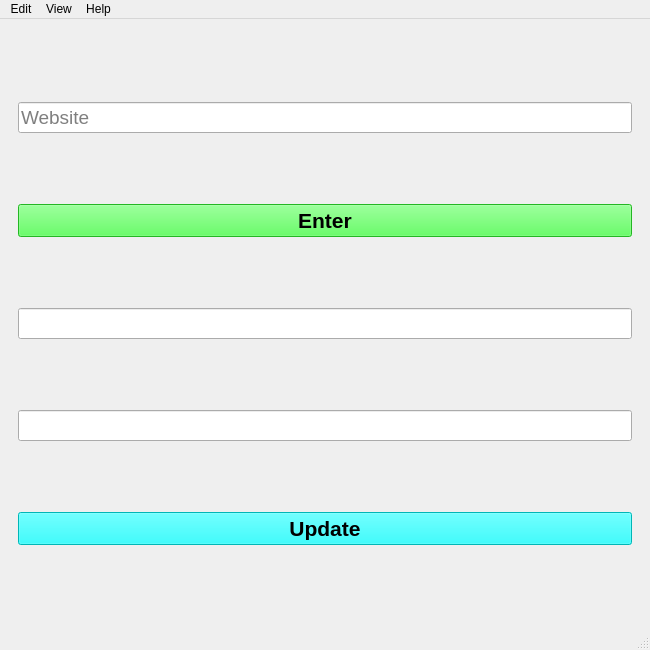
<?xml version="1.0" encoding="UTF-8"?>
<ui version="4.0">
 <class>MainWindow</class>
 <widget class="QMainWindow" name="MainWindow">
  <property name="geometry">
   <rect>
    <x>0</x>
    <y>0</y>
    <width>650</width>
    <height>650</height>
   </rect>
  </property>
  <property name="windowTitle">
   <string>Cam Manager 2.0</string>
  </property>
  <property name="windowIcon">
   <iconset resource="resources.qrc">
    <normaloff>:/logo/lock.ico</normaloff>:/logo/lock.ico</iconset>
  </property>
  <widget class="QWidget" name="centralwidget">
   <layout class="QGridLayout" name="gridLayout_2">
    <item row="0" column="0">
     <widget class="QStackedWidget" name="stackedWidget">
      <property name="focusPolicy">
       <enum>Qt::TabFocus</enum>
      </property>
      <property name="currentIndex">
       <number>1</number>
      </property>
      <widget class="QWidget" name="websitePg">
       <layout class="QVBoxLayout" name="verticalLayout">
        <item>
         <widget class="QLineEdit" name="webEnter">
          <property name="font">
           <font>
            <pointsize>14</pointsize>
           </font>
          </property>
          <property name="focusPolicy">
           <enum>Qt::StrongFocus</enum>
          </property>
          <property name="text">
           <string/>
          </property>
          <property name="placeholderText">
           <string>Website</string>
          </property>
         </widget>
        </item>
        <item>
         <widget class="QLineEdit" name="userEnter">
          <property name="font">
           <font>
            <pointsize>14</pointsize>
           </font>
          </property>
          <property name="focusPolicy">
           <enum>Qt::StrongFocus</enum>
          </property>
          <property name="autoFillBackground">
           <bool>false</bool>
          </property>
          <property name="placeholderText">
           <string>Username</string>
          </property>
         </widget>
        </item>
        <item>
         <widget class="QLineEdit" name="passEnter">
          <property name="font">
           <font>
            <pointsize>14</pointsize>
           </font>
          </property>
          <property name="focusPolicy">
           <enum>Qt::StrongFocus</enum>
          </property>
          <property name="placeholderText">
           <string>Password</string>
          </property>
         </widget>
        </item>
        <item>
         <widget class="QPushButton" name="enterButton">
          <property name="font">
           <font>
            <pointsize>16</pointsize>
            <weight>75</weight>
            <bold>true</bold>
           </font>
          </property>
          <property name="autoFillBackground">
           <bool>false</bool>
          </property>
          <property name="styleSheet">
           <string notr="true">QPushButton{
	background-color: rgb(51,255,51)
}</string>
          </property>
          <property name="text">
           <string>Enter</string>
          </property>
         </widget>
        </item>
       </layout>
      </widget>
      <widget class="QWidget" name="updatePg">
       <layout class="QGridLayout" name="gridLayout_4">
        <item row="0" column="0">
         <widget class="QLineEdit" name="updateEnter">
          <property name="font">
           <font>
            <pointsize>14</pointsize>
           </font>
          </property>
          <property name="placeholderText">
           <string>Website</string>
          </property>
         </widget>
        </item>
        <item row="1" column="0">
         <widget class="QPushButton" name="updateWebsiteSearchButton">
          <property name="font">
           <font>
            <pointsize>16</pointsize>
            <weight>75</weight>
            <bold>true</bold>
           </font>
          </property>
          <property name="styleSheet">
           <string notr="true">QPushButton{
	background-color: rgb(51,255,51)
}</string>
          </property>
          <property name="text">
           <string>Enter</string>
          </property>
          <property name="autoExclusive">
           <bool>false</bool>
          </property>
         </widget>
        </item>
        <item row="3" column="0">
         <widget class="QLineEdit" name="updatePassEnter">
          <property name="font">
           <font>
            <pointsize>14</pointsize>
           </font>
          </property>
         </widget>
        </item>
        <item row="2" column="0">
         <widget class="QLineEdit" name="updateUserEnter">
          <property name="font">
           <font>
            <pointsize>14</pointsize>
           </font>
          </property>
         </widget>
        </item>
        <item row="4" column="0">
         <widget class="QPushButton" name="submitUpdate">
          <property name="font">
           <font>
            <pointsize>16</pointsize>
            <weight>75</weight>
            <bold>true</bold>
           </font>
          </property>
          <property name="styleSheet">
           <string notr="true">QPushButton{
	background-color: rgb(0,255,255)
}</string>
          </property>
          <property name="text">
           <string>Update</string>
          </property>
         </widget>
        </item>
       </layout>
      </widget>
      <widget class="QWidget" name="deletePg">
       <layout class="QGridLayout" name="gridLayout_3">
        <item row="0" column="1">
         <widget class="QLineEdit" name="searchDeleteEnter">
          <property name="font">
           <font>
            <pointsize>14</pointsize>
           </font>
          </property>
          <property name="statusTip">
           <string>Enter website name</string>
          </property>
          <property name="placeholderText">
           <string>Website Name</string>
          </property>
         </widget>
        </item>
        <item row="1" column="1">
         <widget class="QLabel" name="idSearchResult">
          <property name="font">
           <font>
            <pointsize>14</pointsize>
           </font>
          </property>
          <property name="text">
           <string/>
          </property>
          <property name="alignment">
           <set>Qt::AlignLeading|Qt::AlignLeft|Qt::AlignTop</set>
          </property>
         </widget>
        </item>
        <item row="0" column="0">
         <widget class="QLabel" name="searchLabel">
          <property name="font">
           <font>
            <pointsize>14</pointsize>
           </font>
          </property>
          <property name="text">
           <string>Search ID:</string>
          </property>
          <property name="buddy">
           <cstring>searchDeleteEnter</cstring>
          </property>
         </widget>
        </item>
        <item row="2" column="1">
         <widget class="QLineEdit" name="idEnter">
          <property name="font">
           <font>
            <pointsize>14</pointsize>
           </font>
          </property>
          <property name="statusTip">
           <string>Enter website ID to be deleted</string>
          </property>
          <property name="placeholderText">
           <string>ID #</string>
          </property>
         </widget>
        </item>
        <item row="2" column="0">
         <widget class="QLabel" name="deleteLabel">
          <property name="font">
           <font>
            <pointsize>14</pointsize>
           </font>
          </property>
          <property name="text">
           <string>Delete ID:</string>
          </property>
          <property name="buddy">
           <cstring>idEnter</cstring>
          </property>
         </widget>
        </item>
        <item row="4" column="1">
         <widget class="QLabel" name="deleteNotifLabel">
          <property name="font">
           <font>
            <pointsize>16</pointsize>
           </font>
          </property>
          <property name="text">
           <string/>
          </property>
         </widget>
        </item>
        <item row="3" column="1">
         <widget class="QPushButton" name="deleteButton">
          <property name="font">
           <font>
            <pointsize>16</pointsize>
            <weight>75</weight>
            <bold>true</bold>
           </font>
          </property>
          <property name="styleSheet">
           <string notr="true">QPushButton{
	background-color: rgb(255,0,0)
}</string>
          </property>
          <property name="text">
           <string>Delete</string>
          </property>
         </widget>
        </item>
       </layout>
      </widget>
      <widget class="QWidget" name="viewAllPg">
       <layout class="QVBoxLayout" name="verticalLayout_3">
        <item>
         <widget class="QTextBrowser" name="entriesBrowser">
          <property name="font">
           <font>
            <pointsize>14</pointsize>
           </font>
          </property>
          <property name="html">
           <string>&lt;!DOCTYPE HTML PUBLIC &quot;-//W3C//DTD HTML 4.0//EN&quot; &quot;http://www.w3.org/TR/REC-html40/strict.dtd&quot;&gt;
&lt;html&gt;&lt;head&gt;&lt;meta name=&quot;qrichtext&quot; content=&quot;1&quot; /&gt;&lt;style type=&quot;text/css&quot;&gt;
p, li { white-space: pre-wrap; }
&lt;/style&gt;&lt;/head&gt;&lt;body style=&quot; font-family:'MS Shell Dlg 2'; font-size:14pt; font-weight:400; font-style:normal;&quot;&gt;
&lt;p style=&quot;-qt-paragraph-type:empty; margin-top:0px; margin-bottom:0px; margin-left:0px; margin-right:0px; -qt-block-indent:0; text-indent:0px;&quot;&gt;&lt;br /&gt;&lt;/p&gt;&lt;/body&gt;&lt;/html&gt;</string>
          </property>
         </widget>
        </item>
       </layout>
      </widget>
      <widget class="QWidget" name="viewSpecificPg">
       <layout class="QGridLayout" name="gridLayout">
        <item row="3" column="1">
         <widget class="QLabel" name="searchResults">
          <property name="font">
           <font>
            <pointsize>14</pointsize>
           </font>
          </property>
          <property name="text">
           <string/>
          </property>
          <property name="alignment">
           <set>Qt::AlignLeading|Qt::AlignLeft|Qt::AlignTop</set>
          </property>
         </widget>
        </item>
        <item row="0" column="0">
         <widget class="QLabel" name="websiteLabel">
          <property name="font">
           <font>
            <pointsize>14</pointsize>
           </font>
          </property>
          <property name="text">
           <string>Website:</string>
          </property>
         </widget>
        </item>
        <item row="2" column="1">
         <widget class="QPushButton" name="searchButton">
          <property name="font">
           <font>
            <pointsize>16</pointsize>
           </font>
          </property>
          <property name="styleSheet">
           <string notr="true">QPushButton{
	background-color: rgb(255,255,0)
}</string>
          </property>
          <property name="text">
           <string>Search</string>
          </property>
         </widget>
        </item>
        <item row="0" column="1">
         <widget class="QLineEdit" name="webSearch">
          <property name="font">
           <font>
            <pointsize>14</pointsize>
           </font>
          </property>
          <property name="statusTip">
           <string>Enter website name</string>
          </property>
          <property name="placeholderText">
           <string>Website Name</string>
          </property>
         </widget>
        </item>
        <item row="2" column="0">
         <widget class="QPushButton" name="searchUpdateButton">
          <property name="font">
           <font>
            <pointsize>16</pointsize>
           </font>
          </property>
          <property name="styleSheet">
           <string notr="true">QPushButton{
	background-color: rgb(0,255,255)
}</string>
          </property>
          <property name="text">
           <string>Update</string>
          </property>
         </widget>
        </item>
       </layout>
      </widget>
      <widget class="QWidget" name="helpPg">
       <layout class="QGridLayout" name="gridLayout_5">
        <item row="0" column="0">
         <widget class="QTextBrowser" name="readMeText">
          <property name="html">
           <string>&lt;!DOCTYPE HTML PUBLIC &quot;-//W3C//DTD HTML 4.0//EN&quot; &quot;http://www.w3.org/TR/REC-html40/strict.dtd&quot;&gt;
&lt;html&gt;&lt;head&gt;&lt;meta name=&quot;qrichtext&quot; content=&quot;1&quot; /&gt;&lt;style type=&quot;text/css&quot;&gt;
p, li { white-space: pre-wrap; }
&lt;/style&gt;&lt;/head&gt;&lt;body style=&quot; font-family:'MS Shell Dlg 2'; font-size:8.25pt; font-weight:400; font-style:normal;&quot;&gt;
&lt;p style=&quot; margin-top:0px; margin-bottom:0px; margin-left:0px; margin-right:0px; -qt-block-indent:0; text-indent:0px;&quot;&gt;&lt;span style=&quot; font-size:14pt;&quot;&gt;Welcome to Cam Manager 2.0! I ditched the slow computing power of Python and switched to the beefier C++. This Help page will serve as a basic tutorial for this program.&lt;/span&gt;&lt;/p&gt;
&lt;p style=&quot;-qt-paragraph-type:empty; margin-top:0px; margin-bottom:0px; margin-left:0px; margin-right:0px; -qt-block-indent:0; text-indent:0px; font-size:14pt;&quot;&gt;&lt;br /&gt;&lt;/p&gt;
&lt;p style=&quot; margin-top:0px; margin-bottom:0px; margin-left:0px; margin-right:0px; -qt-block-indent:0; text-indent:0px;&quot;&gt;&lt;span style=&quot; font-size:14pt;&quot;&gt;New features:&lt;/span&gt;&lt;/p&gt;
&lt;p style=&quot; margin-top:0px; margin-bottom:0px; margin-left:0px; margin-right:0px; -qt-block-indent:0; text-indent:0px;&quot;&gt;&lt;span style=&quot; font-size:14pt;&quot;&gt; - fully resizeable window! The obejcts in the window will auto scale to the window size&lt;/span&gt;&lt;/p&gt;
&lt;p style=&quot; margin-top:0px; margin-bottom:0px; margin-left:0px; margin-right:0px; -qt-block-indent:0; text-indent:0px;&quot;&gt;&lt;span style=&quot; font-size:14pt;&quot;&gt; - everything is held within the same screen!&lt;/span&gt;&lt;/p&gt;
&lt;p style=&quot; margin-top:0px; margin-bottom:0px; margin-left:0px; margin-right:0px; -qt-block-indent:0; text-indent:0px;&quot;&gt;&lt;span style=&quot; font-size:14pt;&quot;&gt; - written in C++ so the program should run faster&lt;/span&gt;&lt;/p&gt;
&lt;p style=&quot; margin-top:0px; margin-bottom:0px; margin-left:0px; margin-right:0px; -qt-block-indent:0; text-indent:0px;&quot;&gt;&lt;span style=&quot; font-size:14pt;&quot;&gt; - a menu bar to keep the screen decluttered&lt;/span&gt;&lt;/p&gt;
&lt;p style=&quot; margin-top:0px; margin-bottom:0px; margin-left:0px; margin-right:0px; -qt-block-indent:0; text-indent:0px;&quot;&gt;&lt;span style=&quot; font-size:14pt;&quot;&gt; - an overall better viewing experience&lt;/span&gt;&lt;/p&gt;
&lt;p style=&quot; margin-top:0px; margin-bottom:0px; margin-left:0px; margin-right:0px; -qt-block-indent:0; text-indent:0px;&quot;&gt;&lt;span style=&quot; font-size:14pt;&quot;&gt; - enter data using the &amp;quot;Enter Key&amp;quot; isntead of needing to click the buttons all the time&lt;/span&gt;&lt;/p&gt;
&lt;p style=&quot; margin-top:0px; margin-bottom:0px; margin-left:0px; margin-right:0px; -qt-block-indent:0; text-indent:0px;&quot;&gt;&lt;span style=&quot; font-size:14pt;&quot;&gt; - pop up error messages&lt;/span&gt;&lt;/p&gt;
&lt;p style=&quot; margin-top:0px; margin-bottom:0px; margin-left:0px; margin-right:0px; -qt-block-indent:0; text-indent:0px;&quot;&gt;&lt;span style=&quot; font-size:14pt;&quot;&gt; - menu bar items have keyboard shortcups&lt;/span&gt;&lt;/p&gt;
&lt;p style=&quot;-qt-paragraph-type:empty; margin-top:0px; margin-bottom:0px; margin-left:0px; margin-right:0px; -qt-block-indent:0; text-indent:0px; font-size:14pt;&quot;&gt;&lt;br /&gt;&lt;/p&gt;
&lt;p style=&quot; margin-top:0px; margin-bottom:0px; margin-left:0px; margin-right:0px; -qt-block-indent:0; text-indent:0px;&quot;&gt;&lt;span style=&quot; font-size:14pt;&quot;&gt;Menu Bar Items:&lt;/span&gt;&lt;/p&gt;
&lt;p style=&quot; margin-top:0px; margin-bottom:0px; margin-left:0px; margin-right:0px; -qt-block-indent:0; text-indent:0px;&quot;&gt;&lt;span style=&quot; font-size:14pt;&quot;&gt; &lt;/span&gt;&lt;span style=&quot; font-size:14pt; font-weight:600; text-decoration: underline;&quot;&gt;Edit&lt;/span&gt;&lt;span style=&quot; font-size:14pt;&quot;&gt;:&lt;/span&gt;&lt;/p&gt;
&lt;p style=&quot; margin-top:0px; margin-bottom:0px; margin-left:0px; margin-right:0px; -qt-block-indent:0; text-indent:0px;&quot;&gt;&lt;span style=&quot; font-size:14pt;&quot;&gt; Add - enter website, username, and password of the new database entry&lt;/span&gt;&lt;/p&gt;
&lt;p style=&quot; margin-top:0px; margin-bottom:0px; margin-left:0px; margin-right:0px; -qt-block-indent:0; text-indent:0px;&quot;&gt;&lt;span style=&quot; font-size:14pt;&quot;&gt;        - website is not case sensitive&lt;/span&gt;&lt;/p&gt;
&lt;p style=&quot; margin-top:0px; margin-bottom:0px; margin-left:0px; margin-right:0px; -qt-block-indent:0; text-indent:0px;&quot;&gt;&lt;span style=&quot; font-size:14pt;&quot;&gt;        - username and password are case sensitive (duh)&lt;/span&gt;&lt;/p&gt;
&lt;p style=&quot; margin-top:0px; margin-bottom:0px; margin-left:0px; margin-right:0px; -qt-block-indent:0; text-indent:0px;&quot;&gt;&lt;span style=&quot; font-size:14pt;&quot;&gt;        - enter the data by either clicking the Enter Button or tap the Enter Key on your keyboard from the password text field	(this is to prevent accidental entry of unfinished text boxes)&lt;/span&gt;&lt;/p&gt;
&lt;p style=&quot; margin-top:0px; margin-bottom:0px; margin-left:0px; margin-right:0px; -qt-block-indent:0; text-indent:0px;&quot;&gt;&lt;span style=&quot; font-size:14pt;&quot;&gt;  &lt;/span&gt;&lt;/p&gt;
&lt;p style=&quot; margin-top:0px; margin-bottom:0px; margin-left:0px; margin-right:0px; -qt-block-indent:0; text-indent:0px;&quot;&gt;&lt;span style=&quot; font-size:14pt;&quot;&gt;Update - enter the website name to begin updating the entry&lt;/span&gt;&lt;/p&gt;
&lt;p style=&quot; margin-top:0px; margin-bottom:0px; margin-left:0px; margin-right:0px; -qt-block-indent:0; text-indent:0px;&quot;&gt;&lt;span style=&quot; font-size:14pt;&quot;&gt;           - either click the Enter Button or tap the Enter Key on your keyboard to lock in the website choice&lt;/span&gt;&lt;/p&gt;
&lt;p style=&quot; margin-top:0px; margin-bottom:0px; margin-left:0px; margin-right:0px; -qt-block-indent:0; text-indent:0px;&quot;&gt;&lt;span style=&quot; font-size:14pt;&quot;&gt;           - the username and password will appear in the two text fields below the enter button&lt;/span&gt;&lt;/p&gt;
&lt;p style=&quot; margin-top:0px; margin-bottom:0px; margin-left:0px; margin-right:0px; -qt-block-indent:0; text-indent:0px;&quot;&gt;&lt;span style=&quot; font-size:14pt;&quot;&gt;           - type in your new username and password&lt;/span&gt;&lt;/p&gt;
&lt;p style=&quot; margin-top:0px; margin-bottom:0px; margin-left:0px; margin-right:0px; -qt-block-indent:0; text-indent:0px;&quot;&gt;&lt;span style=&quot; font-size:14pt;&quot;&gt;           - &lt;/span&gt;&lt;span style=&quot; font-size:14pt; text-decoration: underline;&quot;&gt;both username and password must be typed even if you only wish to change one of them&lt;/span&gt;&lt;/p&gt;
&lt;p style=&quot; margin-top:0px; margin-bottom:0px; margin-left:0px; margin-right:0px; -qt-block-indent:0; text-indent:0px;&quot;&gt;&lt;span style=&quot; font-size:14pt;&quot;&gt;           - click the Update Button or tap the Enter Key to update the database&lt;/span&gt;&lt;/p&gt;
&lt;p style=&quot;-qt-paragraph-type:empty; margin-top:0px; margin-bottom:0px; margin-left:0px; margin-right:0px; -qt-block-indent:0; text-indent:0px; font-size:14pt;&quot;&gt;&lt;br /&gt;&lt;/p&gt;
&lt;p style=&quot; margin-top:0px; margin-bottom:0px; margin-left:0px; margin-right:0px; -qt-block-indent:0; text-indent:0px;&quot;&gt;&lt;span style=&quot; font-size:14pt;&quot;&gt;Delete - the delete feature still uses the two factor protection by needing to use the specific ID registered to the entry you wish to delete&lt;/span&gt;&lt;/p&gt;
&lt;p style=&quot; margin-top:0px; margin-bottom:0px; margin-left:0px; margin-right:0px; -qt-block-indent:0; text-indent:0px;&quot;&gt;&lt;span style=&quot; font-size:14pt;&quot;&gt;          - type in the website name and Enter Key to see the ID of the website you specified&lt;/span&gt;&lt;/p&gt;
&lt;p style=&quot; margin-top:0px; margin-bottom:0px; margin-left:0px; margin-right:0px; -qt-block-indent:0; text-indent:0px;&quot;&gt;&lt;span style=&quot; font-size:14pt;&quot;&gt;          - type the ID# in the deletion text field&lt;/span&gt;&lt;/p&gt;
&lt;p style=&quot; margin-top:0px; margin-bottom:0px; margin-left:0px; margin-right:0px; -qt-block-indent:0; text-indent:0px;&quot;&gt;&lt;span style=&quot; font-size:14pt;&quot;&gt;          - click the Enter Button or tap the Enter Key to delete the entry from the database&lt;/span&gt;&lt;/p&gt;
&lt;p style=&quot; margin-top:0px; margin-bottom:0px; margin-left:0px; margin-right:0px; -qt-block-indent:0; text-indent:0px;&quot;&gt;&lt;span style=&quot; font-size:14pt;&quot;&gt;          - &lt;/span&gt;&lt;span style=&quot; font-size:14pt; font-weight:600; text-decoration: underline;&quot;&gt;be careful when typing in ID# -- the program won't stop you from deleting an ID you didn't intend to type&lt;/span&gt;&lt;/p&gt;
&lt;p style=&quot;-qt-paragraph-type:empty; margin-top:0px; margin-bottom:0px; margin-left:0px; margin-right:0px; -qt-block-indent:0; text-indent:0px; font-size:14pt; font-weight:600; text-decoration: underline;&quot;&gt;&lt;br /&gt;&lt;/p&gt;
&lt;p style=&quot; margin-top:0px; margin-bottom:0px; margin-left:0px; margin-right:0px; -qt-block-indent:0; text-indent:0px;&quot;&gt;&lt;span style=&quot; font-size:14pt; font-weight:600; text-decoration: underline;&quot;&gt;View&lt;/span&gt;&lt;span style=&quot; font-size:14pt;&quot;&gt;:&lt;/span&gt;&lt;/p&gt;
&lt;p style=&quot; margin-top:0px; margin-bottom:0px; margin-left:0px; margin-right:0px; -qt-block-indent:0; text-indent:0px;&quot;&gt;&lt;span style=&quot; font-size:14pt;&quot;&gt;All - opens a text field that lists all the entries in the database&lt;/span&gt;&lt;/p&gt;
&lt;p style=&quot;-qt-paragraph-type:empty; margin-top:0px; margin-bottom:0px; margin-left:0px; margin-right:0px; -qt-block-indent:0; text-indent:0px; font-size:14pt;&quot;&gt;&lt;br /&gt;&lt;/p&gt;
&lt;p style=&quot; margin-top:0px; margin-bottom:0px; margin-left:0px; margin-right:0px; -qt-block-indent:0; text-indent:0px;&quot;&gt;&lt;span style=&quot; font-size:14pt;&quot;&gt;Specific Entry - type the website name you wish to view&lt;/span&gt;&lt;/p&gt;
&lt;p style=&quot; margin-top:0px; margin-bottom:0px; margin-left:0px; margin-right:0px; -qt-block-indent:0; text-indent:0px;&quot;&gt;&lt;span style=&quot; font-size:14pt;&quot;&gt;                    - click Search or tap the Enter Key to search the database&lt;/span&gt;&lt;/p&gt;
&lt;p style=&quot; margin-top:0px; margin-bottom:0px; margin-left:0px; margin-right:0px; -qt-block-indent:0; text-indent:0px;&quot;&gt;&lt;span style=&quot; font-size:14pt;&quot;&gt;                    - results will appear under Search button&lt;/span&gt;&lt;/p&gt;
&lt;p style=&quot; margin-top:0px; margin-bottom:0px; margin-left:0px; margin-right:0px; -qt-block-indent:0; text-indent:0px;&quot;&gt;&lt;span style=&quot; font-size:14pt;&quot;&gt;                    - Update Button will appear for ease of access to updating the entry&lt;/span&gt;&lt;/p&gt;
&lt;p style=&quot;-qt-paragraph-type:empty; margin-top:0px; margin-bottom:0px; margin-left:0px; margin-right:0px; -qt-block-indent:0; text-indent:0px; font-size:14pt; font-weight:600; text-decoration: underline;&quot;&gt;&lt;br /&gt;&lt;/p&gt;
&lt;p style=&quot;-qt-paragraph-type:empty; margin-top:0px; margin-bottom:0px; margin-left:0px; margin-right:0px; -qt-block-indent:0; text-indent:0px; font-size:14pt;&quot;&gt;&lt;br /&gt;&lt;/p&gt;&lt;/body&gt;&lt;/html&gt;</string>
          </property>
         </widget>
        </item>
       </layout>
      </widget>
     </widget>
    </item>
   </layout>
  </widget>
  <widget class="QMenuBar" name="menubar">
   <property name="geometry">
    <rect>
     <x>0</x>
     <y>0</y>
     <width>650</width>
     <height>21</height>
    </rect>
   </property>
   <widget class="QMenu" name="menuEdit">
    <property name="title">
     <string>Edit</string>
    </property>
    <addaction name="actionAdd"/>
    <addaction name="actionUpdate"/>
    <addaction name="actionDelete"/>
    <addaction name="separator"/>
    <addaction name="actionAdd_Card"/>
    <addaction name="actionUpdate_Card"/>
    <addaction name="actionDelete_Card"/>
   </widget>
   <widget class="QMenu" name="menuView">
    <property name="title">
     <string>View</string>
    </property>
    <addaction name="actionAll"/>
    <addaction name="actionSpecific_Entry"/>
   </widget>
   <widget class="QMenu" name="menuHelp">
    <property name="title">
     <string>Help</string>
    </property>
    <addaction name="actionRead_Me"/>
   </widget>
   <addaction name="menuEdit"/>
   <addaction name="menuView"/>
   <addaction name="menuHelp"/>
  </widget>
  <widget class="QStatusBar" name="statusbar"/>
  <action name="actionAdd">
   <property name="text">
    <string>Add Website</string>
   </property>
   <property name="statusTip">
    <string>Create a new website entry</string>
   </property>
   <property name="shortcut">
    <string>Ctrl+N</string>
   </property>
  </action>
  <action name="actionAll">
   <property name="text">
    <string>All</string>
   </property>
   <property name="statusTip">
    <string>View all entries</string>
   </property>
   <property name="shortcut">
    <string>Alt+V</string>
   </property>
  </action>
  <action name="actionSpecific_Entry">
   <property name="text">
    <string>Specific Entry</string>
   </property>
   <property name="statusTip">
    <string>View a specified entry</string>
   </property>
   <property name="shortcut">
    <string>Ctrl+Alt+V</string>
   </property>
  </action>
  <action name="actionDelete">
   <property name="text">
    <string>Delete</string>
   </property>
   <property name="statusTip">
    <string>Delete an entry</string>
   </property>
   <property name="shortcut">
    <string>Ctrl+D</string>
   </property>
  </action>
  <action name="actionUpdate">
   <property name="text">
    <string>Update Website</string>
   </property>
   <property name="statusTip">
    <string>Update a preexistng entry</string>
   </property>
   <property name="shortcut">
    <string>Ctrl+U</string>
   </property>
  </action>
  <action name="actionRead_Me">
   <property name="text">
    <string>Read Me</string>
   </property>
   <property name="statusTip">
    <string>Basic Features and Help</string>
   </property>
   <property name="shortcut">
    <string>Ctrl+H</string>
   </property>
  </action>
  <action name="actionAdd_Card">
   <property name="text">
    <string>Add Card</string>
   </property>
  </action>
  <action name="actionUpdate_Card">
   <property name="text">
    <string>Update Card</string>
   </property>
  </action>
  <action name="actionDelete_Card">
   <property name="text">
    <string>Delete Card</string>
   </property>
  </action>
 </widget>
 <resources>
  <include location="resources.qrc"/>
 </resources>
 <connections/>
</ui>
